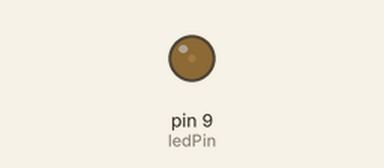
This sketch was run on a simulated Arduino Uno, built with avr-gcc and run on an emulated ATmega328P. Shown: output pins drawn as LEDs (lit = HIGH).

Above: at 0.05 s.
At 0.35 s:
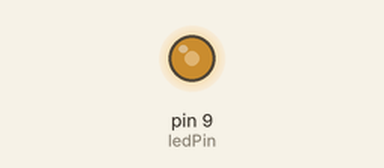
At 0.7 s:
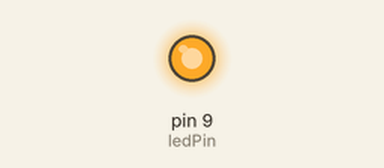
At 1.4 s:
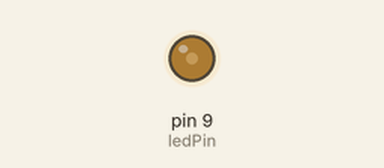
Timing chart, 0 to 4.3 s (numbered marks = the images above):
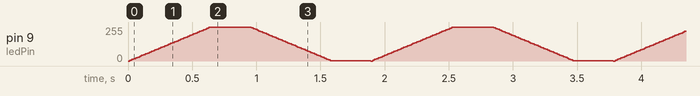

The sketch:

dazzling_blorr_snicket1.ino
```cpp
int ledPin=9;
int brightness=0;
int fade=6;
int time=15;
void setup()
{
  pinMode(9,OUTPUT);
  digitalWrite(9,HIGH);
}

void loop()
{
  for(brightness=0;brightness<=255;brightness=brightness+fade)
  {
  analogWrite(ledPin, brightness);
  delay(time);
  }

  delay(300);
  for(brightness=255;brightness>=0; brightness=brightness-fade)
  {

   	analogWrite(ledPin, brightness);
  	delay(time);
  }
  delay(300);
}
```
